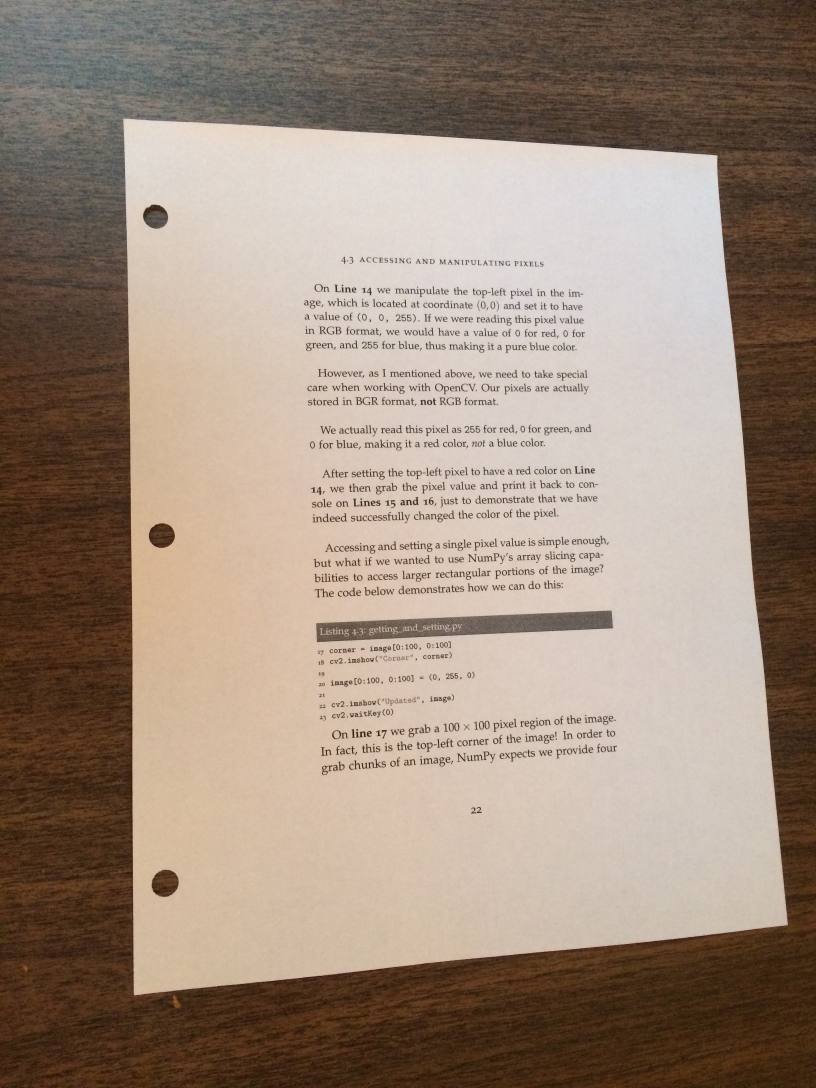
#> input picture images/page.jpg, 2448 x 3264 px, given in place of the camera (shown at 1/3 size)
$ jupyter execute --allow-errors 'day6- edge and size estimation.ipynb'   (older library calls are emulated)
#> lines starting #> are read from the running program, lines starting #| are printed output that depends on the picture; after the words box and inside, x2 and y2 are one past the last pixel; in counts of white or black regions, pixels touching at a corner belong together
[cell 1]
from __future__ import print_function
from imutils import perspective
from imutils import contours
import numpy as np
import imutils
import cv2

cam=cv2.VideoCapture(0)

while cam.isOpened:
    ret,frame=cam.read()
#> frame is the input picture: shape (3264, 2448, 3); mean B, G, R 123.7, 138.6, 156.7
    cv2.imshow("video",frame)
    c=cv2.waitKey(1)
#> (key Esc is pressed here)
    if(c==27):
        break
cam.release()
cv2.destroyAllWindows()

[cell 2]
from __future__ import print_function
from imutils import perspective
from imutils import contours
import numpy as np
import imutils
import cv2

def order_point_old(pts):
    rect=np.zeros((4,2),dtype="float32")

    s = pts.sum(axis=1)
    rect[0] = pts[np.argmin(s)]
    rect[2] = pts[np.argmax(s)]

    diff = np.diff(pts, axis=1)
    rect[1] = pts[np.argmin(diff)]
    rect[3] = pts[np.argmax(diff)]

    return rect

cam=cv2.VideoCapture(0)

while cam.isOpened:
    ret,frame=cam.read()

    gray=cv2.cvtColor(frame,cv2.COLOR_BGR2GRAY)
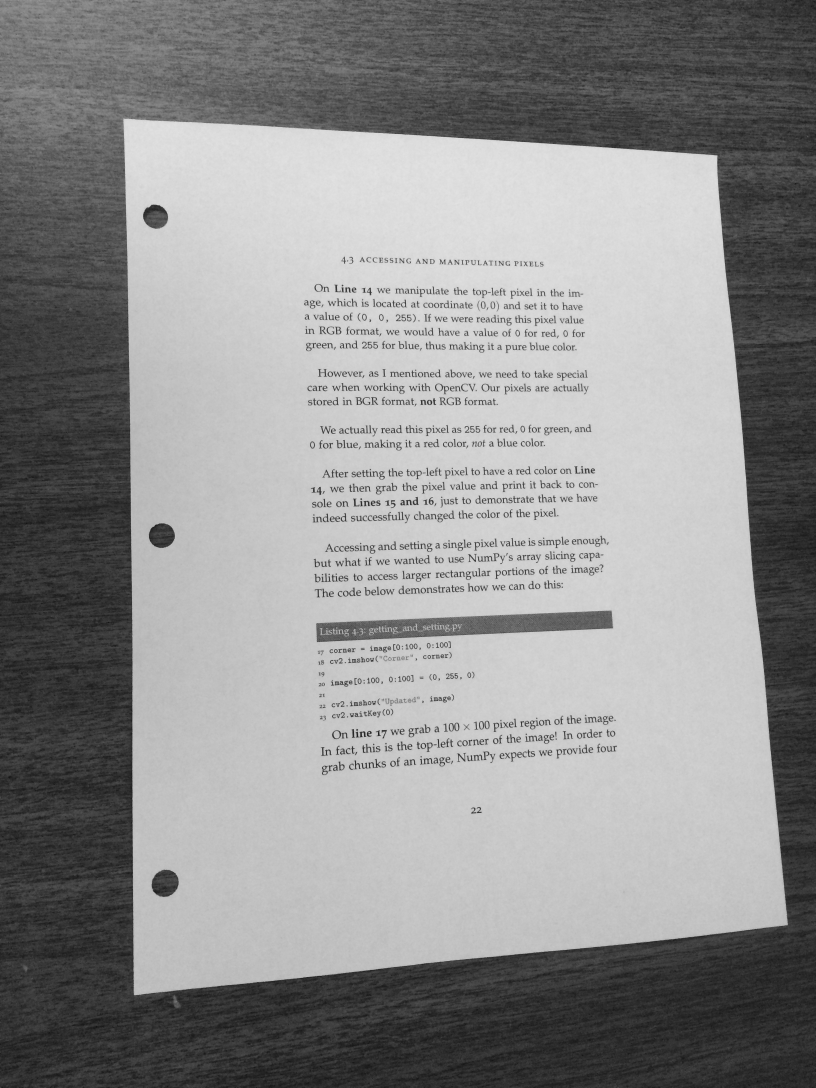
#> gray: shape (3264, 2448) (shown at 1/3 size); min 7, max 237, mean 142.4
    blurred=cv2.GaussianBlur(gray,(17,17),0)
    edged=cv2.Canny(gray,50,100)
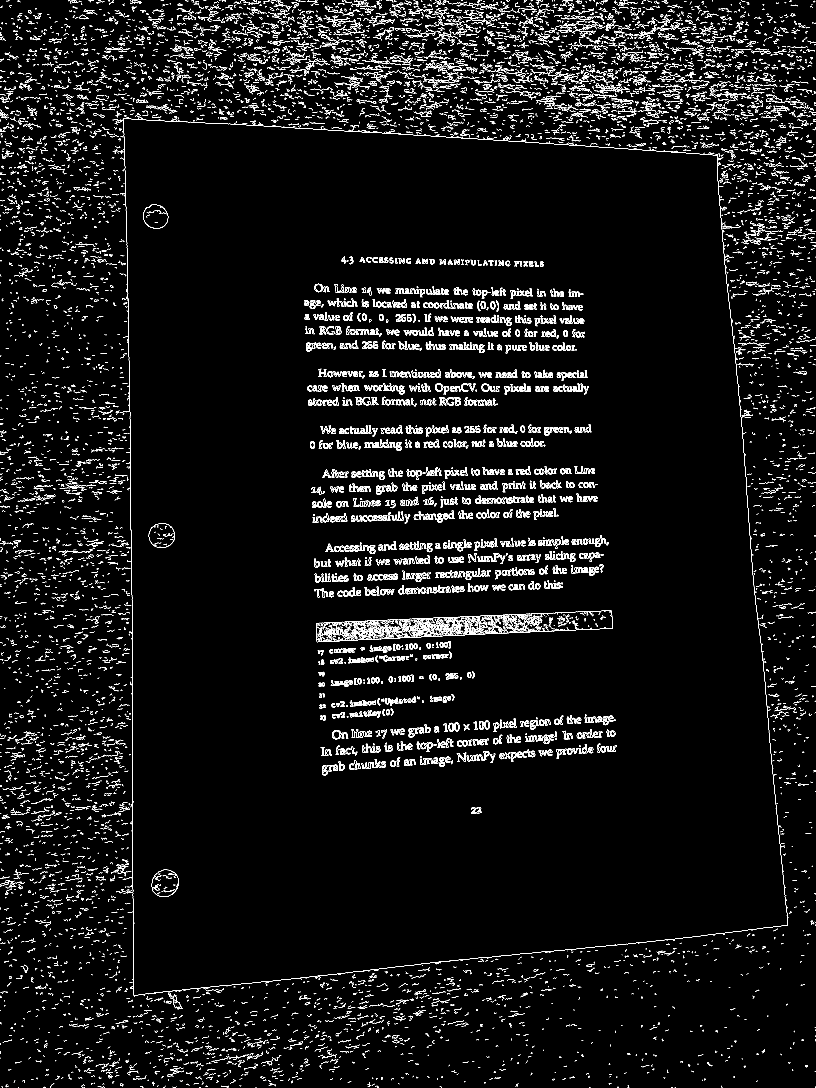
#> edged: shape (3264, 2448) (shown at 1/3 size); 3.4% white in thin lines or dots
    edged = cv2.dilate(edged, None, iterations=1)
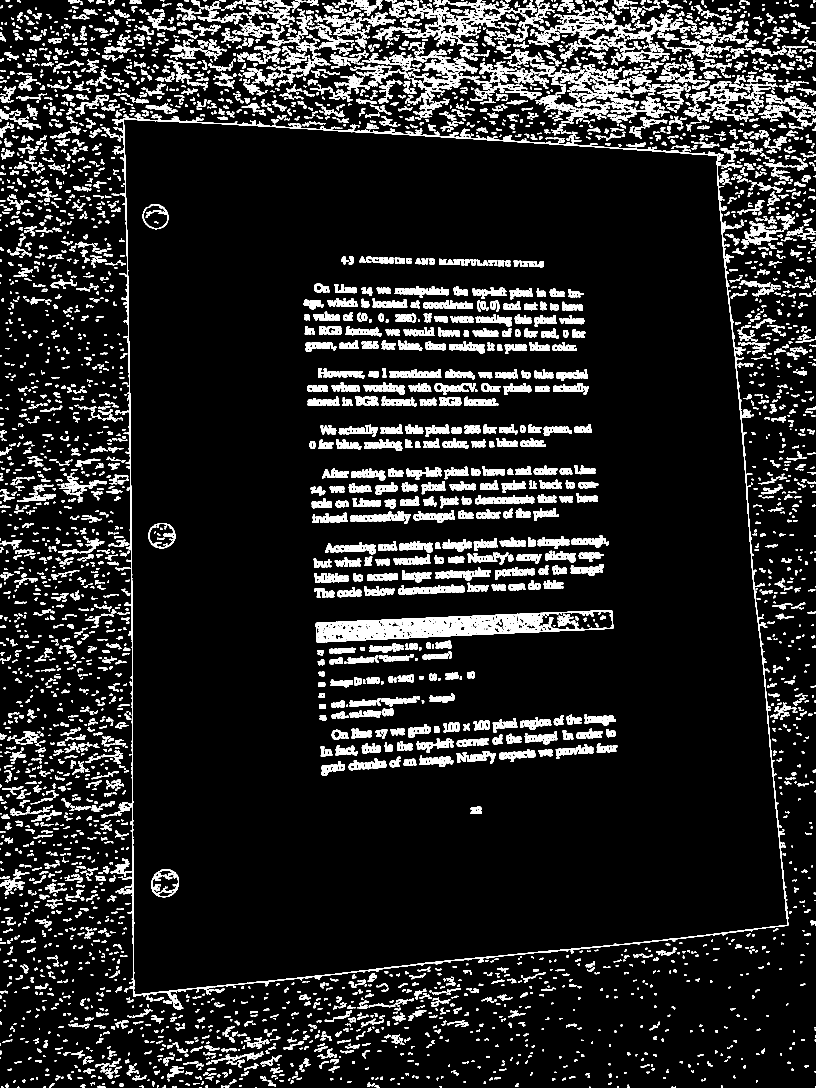
#> edged: shape (3264, 2448) (shown at 1/3 size); 10.9% white; 5025 white regions (54 under 20 px), largest, box (x1, y1, x2, y2) and area: (336, 339, 2367, 3030) 39975, (947, 1830, 1840, 1928) 35908, (1665, 38, 2072, 124) 9089
    edged = cv2.erode(edged, None, iterations=1)
#> edged: shape (3264, 2448); 5.2% white; 5941 white regions (2576 under 20 px)

    #find contour
    cnts=cv2.findContours(edged.copy(),cv2.RETR_EXTERNAL,
                         cv2.CHAIN_APPROX_SIMPLE)
#> cnts = 5298 contours, 4033 with area under 20; largest, box (x1, y1, x2, y2) and area: (337, 340, 2366, 3029) 4619361, (1268, 177, 1404, 276) 1874, (1666, 40, 1812, 113) 1582, (1734, 248, 1889, 298) 1093, (1875, 66, 2071, 123) 990
    cnts=imutils.grab_contours(cnts)

    (cnts,_)=contours.sort_contours(cnts)
    colors = ((0, 0, 255), (240, 0, 159), (255, 0, 0), (255, 255, 0))

    for (i,c) in enumerate(cnts):
        if cv2.contourArea(c)<150 or cv2.contourArea(c)>700:
            continue

        #compute the rotation of object
        box=cv2.minAreaRect(c)
        box = cv2.cv.BoxPoints(box) if imutils.is_cv2() else cv2.boxPoints(box)
        box = np.array(box, dtype="int")#this is giving orignal co-ordinates point
        cv2.drawContours(frame, [box], -1, (0, 255, 0), 2)

#         print("Objecwt #{}:".format(i + 1))
#         print(box)

        rect=order_point_old(box)
        rect = perspective.order_points(box)


#         print("rect=",rect)
        for ((x, y), color) in zip(rect, colors):
            cv2.circle(frame, (int(x), int(y)), 5, color, -1)

        cv2.putText(frame, "Object #{}".format(i + 1),
            (int(rect[0][0] - 15), int(rect[0][1] - 15)),
            cv2.FONT_HERSHEY_SIMPLEX, 0.55, (255, 255, 255), 2)
#> this loop made 5298 passes
#> c on passes 1, 3, 8: [[0, 3173], [0, 3175]], [[0, 3130], [0, 3134], [1, 3134], [1, 3130]], [[0, 2847], [0, 2849], [1, 2848]]

    cv2.imshow("edged",edged)
    cv2.imshow("video",frame)
    ca=cv2.waitKey(1)
#> (key Esc is pressed here)
#> `edged = cv2.Canny(gray, 50, 100)`: edged: shape (3264, 2448); 1.3% white in thin lines or dots, all inside (x1, y1, x2, y2) = (369, 356, 2364, 3016)
#> `edged = cv2.dilate(edged, None, iterations=1)`:
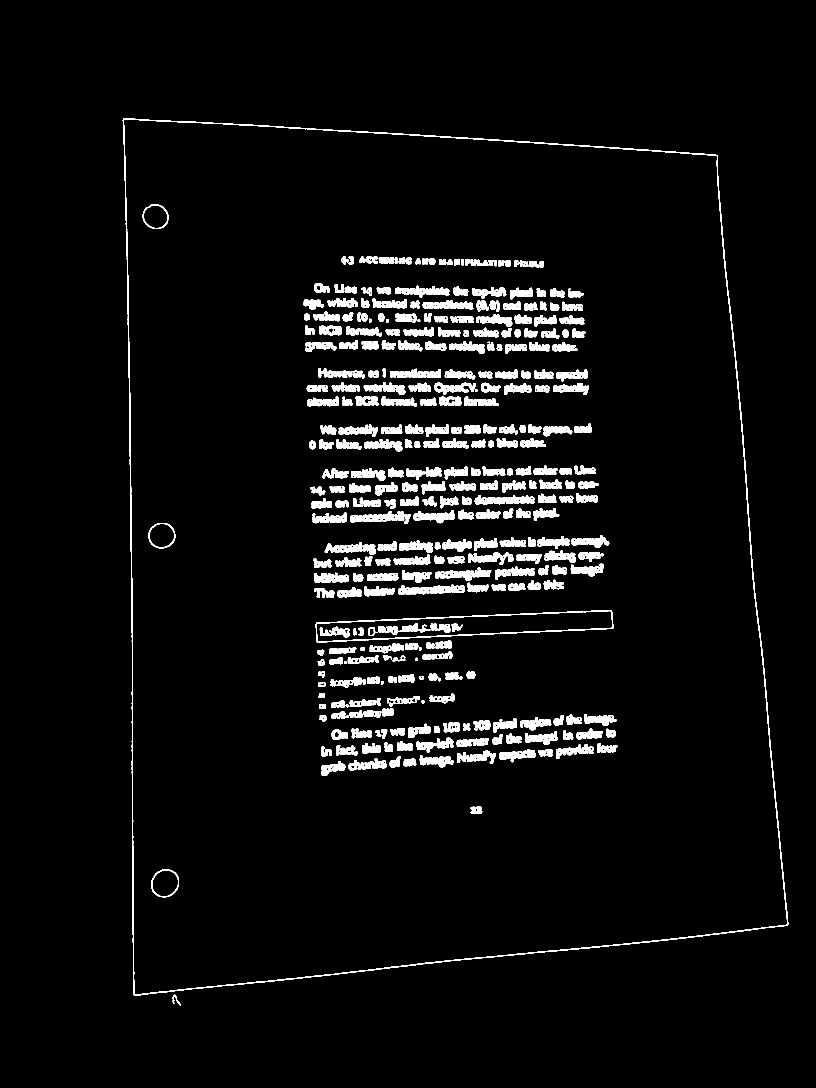
#> edged: shape (3264, 2448) (shown at 1/3 size); 4% white; 473 white regions, largest, box (x1, y1, x2, y2) and area: (368, 355, 2365, 2987) 27420, (947, 1830, 1840, 1928) 5863, (1306, 1703, 1474, 1742) 2807
#> `cnts=cv2.findContours(edged.copy(),cv2.RETR_EXTERNAL, cv2.CHAIN_APPROX..`: cnts = 2 contours; box (x1, y1, x2, y2) and area: (369, 356, 2364, 2986) 4614236, (517, 2985, 542, 3016) 24
    if(ca==27):
        break
cam.release()
cv2.destroyAllWindows()

[cell 3]
from scipy.spatial import distance as dist
from imutils import perspective
from imutils import contours
import numpy as np
import imutils
import cv2

def mid(ptA,ptB):
    return ((ptA[0]+ptB[0])*0.5,(ptA[1]+ptB[1])*0.5)
cam=cv2.VideoCapture(0)

#> (the rest of this cell did not finish here and is left out)
